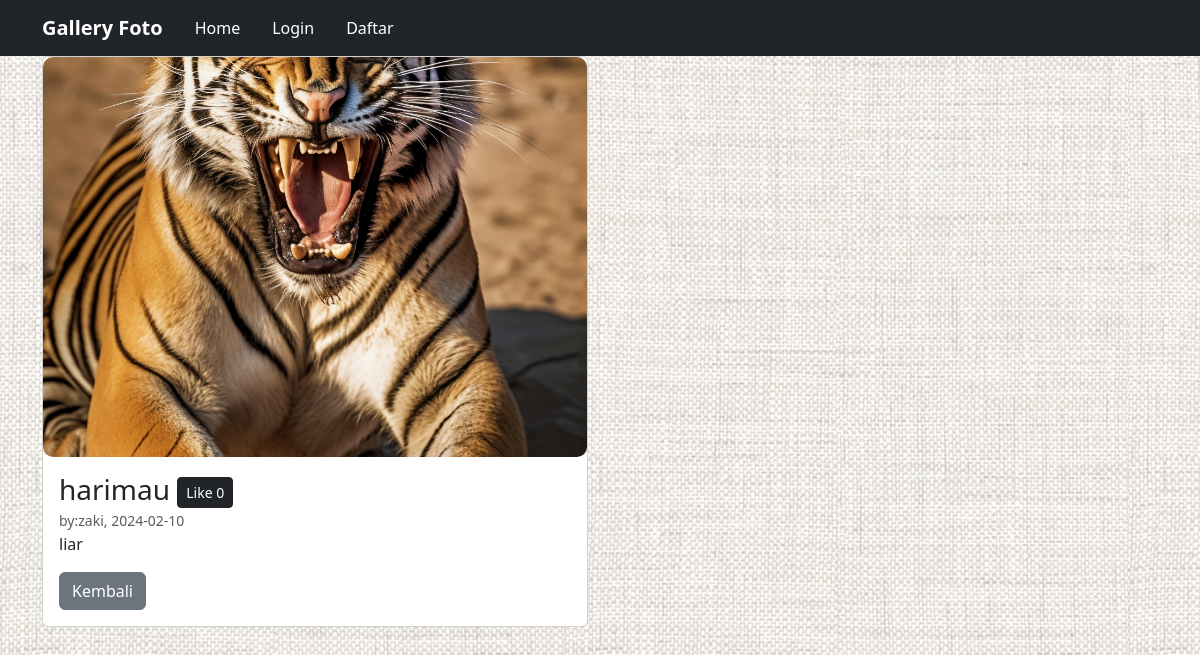
/?url=detail&&id=2, run on the app's committed database.
### tables this page shows
CREATE TABLE `foto` (
  `fotoid` int(11) NOT NULL,
  `judulfoto` varchar(255) NOT NULL,
  `deskripsifoto` text NOT NULL,
  `tanggalungah` date NOT NULL,
  `lokasifile` varchar(255) NOT NULL,
  `albumid` int(11) NOT NULL,
  `userid` int(11) NOT NULL
);

CREATE TABLE `user` (
  `userid` int(11) NOT NULL,
  `username` varchar(255) NOT NULL,
  `password` varchar(255) NOT NULL,
  `email` varchar(255) NOT NULL,
  `namalengkap` varchar(255) NOT NULL,
  `alamat` text NOT NULL
);

### page/detail.php (the view, shortened to what this page needs)
<?php
$details=mysqli_query($conn, "SELECT * FROM foto INNER JOIN user ON foto.userid=user.userid WHERE foto.fotoid='$_GET[id]'");
$data=mysqli_fetch_array($details);
$likes=mysqli_num_rows(mysqli_query($conn, "SELECT * FROM likefoto WHERE fotoid='$_GET[id]'"));
$cek=mysqli_num_rows(mysqli_query($conn, "SELECT * FROM likefoto WHERE fotoid='$_GET[id]' AND userid='".@$_SESSION['user_id']."'"));
?>
<div class="container">
   <div class="row">
      <div class="col-6">
         <div class="card">
            <img src="uploads/<?= $data['lokasifile'] ?>" alt="<?= $data['judulfoto'] ?>" class="object-fit-cover" style="max-width: 100%; height: auto; max-height: 400px;">
            <div class="card-body">
               <h3 class="card-title mb-0"><?= $data['judulfoto'] ?> <a href="<?php if(isset($_SESSION['user_id'])){echo '?url=like&&id='.$data['fotoid'].'';}else{echo 'login.php';} ?>" class="btn-dark btn btn-sm"><?php if($cek==0){echo 'Like';}else{echo 'Dislike';} ?> <?= $likes ?></a></h3>
               <small class="text-muted mb-3">by:<?= $data['username'] ?>, <?= $data['tanggalungah'] ?></small>
               <p><?= $data['deskripsifoto'] ?></p>
               <form action="?url=detail" method="post">
                  <div class="form-group d-flex flex-row">
                     <a href="?url=home" class="btn btn-secondary">Kembali</a>
                  </div>
               </form>
            </div>
         </div>
      </div>
      <div class="col-6">
      </div>
   </div>
</div>

### assets/css/style.css (style rules this page uses)
img { border-radius: 10px; }

### index.php (style rules this page uses)
body { background-image: url(assets/img/denim.jpg); }

### data on the page
foto: lokasifile (picture), judulfoto "harimau", userid.username "zaki", tanggalungah "2024-02-10", deskripsifoto "liar"

### other printed values
$likes "0"
